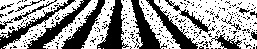
#> input picture poc_detector/images/_row_image_0.jpeg, 257 x 49 px
$ python -i processing_segmented_image_utils.py   (imports and definitions only)   (older library calls are emulated)
#> lines starting #> are read from the running program, lines starting #| are printed output that depends on the picture; after the words box and inside, x2 and y2 are one past the last pixel; in counts of white or black regions, pixels touching at a corner belong together
#> further down, picture is the input picture: shape (49, 257, 3); min 0, max 255, mean 148.9
import cv2
import numpy as np

from vector_utils import sort_y_axis
from vector_utils import get_middle_point
from vector_utils import is_valid_boundary_box

def get_countours(image):
    gray = cv2.cvtColor(image, cv2.COLOR_BGR2GRAY)
    blur = cv2.blur(gray, (3, 3))
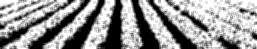
#> blur: shape (49, 257); min 0, max 255, mean 148.9
    ret, thresh = cv2.threshold(blur, 50, 255, cv2.THRESH_BINARY)
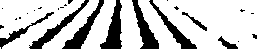
#> thresh: shape (49, 257); 76.3% white; 25 black regions (17 under 20 px)
    im2, contours, hierarchy = cv2.findContours(thresh, cv2.RETR_EXTERNAL, cv2.CHAIN_APPROX_SIMPLE)
#> contours = 7 contours, 1 with area under 20; largest, box (x1, y1, x2, y2) and area: (153, 0, 257, 49) 3802, (0, 0, 85, 49) 2328, (120, 0, 144, 49) 778, (138, 0, 181, 49) 768, (81, 0, 116, 49) 761, (42, 0, 99, 49) 714
    return contours

# [15 lines left out: functions get_convex_hull_boundary_box, compute_aspect_ratio, not called in this run]

def validate_values_for_aspect_ratio_process(width, height):
    if ((width == 0) | (height == 0)):
        raise ValueError('A very specific bad thing happened. Image or Heigth are Zero')

# [61 lines left out: functions compute_total_area_sum, normalize_areas, is_valid_countour, is_valid_aspect_ratio, estimate_validation_of_countour, validate_point_in_valid_range and 2 more, not called in this run]

>>> import cv2
>>> picture = cv2.imread('../images/_row_image_0.jpeg')
>>> result = get_countours(picture)
#> result has the same summary as contours in get_countours

$ run again, on poc_detector/images/_row_image_3.jpeg
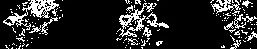
#> input picture poc_detector/images/_row_image_3.jpeg, 257 x 49 px
#> picture is the input picture: shape (49, 257, 3); min 0, max 255, mean 39.8
#> in get_countours, `blur = cv2.blur(gray, (3, 3))`:
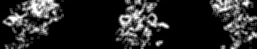
#> blur: shape (49, 257); min 0, max 255, mean 39.8
#> in get_countours, `ret, thresh = cv2.threshold(blur, 50, 255, cv2.THRESH_BINARY)`:
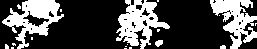
#> thresh: shape (49, 257); 30.3% white; 19 white regions (14 under 20 px)
#> contours = 19 contours, 15 with area under 20; largest, box (x1, y1, x2, y2) and area: (2, 0, 64, 49) 1310, (116, 0, 170, 49) 1235, (210, 0, 257, 49) 978, (155, 40, 163, 47) 30
#> result has the same summary as contours in get_countours
